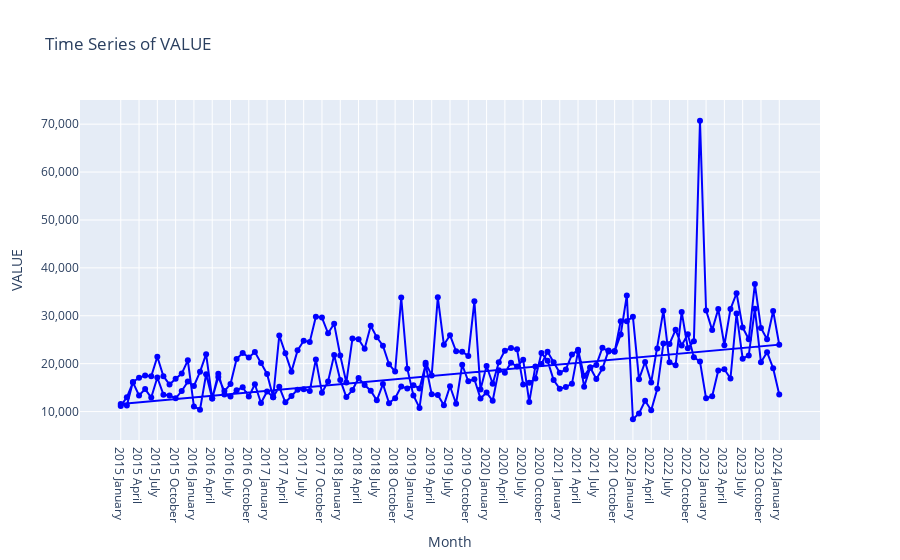

Notebook code for this chart:
### Code cell
import plotly.express as px

# Convert Spark DataFrame to Pandas DataFrame
def draw_plot(dataset):
    pandas_df = dataset.toPandas()

    # Create an interactive line plot
    fig = px.line(pandas_df, x='Month', y='VALUE', title='Time Series of VALUE',
                  labels={'Month': 'Month', 'VALUE': 'VALUE'})

    # Show just the values of the "VALUE" column
    fig.update_traces(mode='markers+lines', line=dict(color='blue', width=2))

    # Disable engineering notation for y-axis tick labels
    fig.update_yaxes(tickformat=',.0f')  # This format will display integer values without any decimal places

    # Show the plot
    fig.show()

# showing american dataset
draw_plot(result_df)

### Figure 1 — Plotly figure (JSON) as saved in the notebook; plotly's stock layout.template omitted (floating-point values rounded to 4 significant figures; data arrays with more than 128 entries replaced by an {"elided": "..."} marker saying what was removed)
{"data": [{"hovertemplate": "Month=%{x}<br>VALUE=%{y}<extra></extra>", "legendgroup": "", "line": {"color": "blue", "dash": "solid", "width": 2}, "marker": {"symbol": "circle"}, "mode": "markers+lines", "name": "", "orientation": "v", "showlegend": false, "type": "scatter", "x": {"elided": "218 str values"}, "xaxis": "x", "y": {"elided": "218 int values"}, "yaxis": "y"}], "layout": {"legend": {"tracegroupgap": 0}, "title": {"text": "Time Series of VALUE"}, "xaxis": {"anchor": "y", "domain": [0, 1], "title": {"text": "Month"}}, "yaxis": {"anchor": "x", "domain": [0, 1], "tickformat": ",.0f", "title": {"text": "VALUE"}}}}
